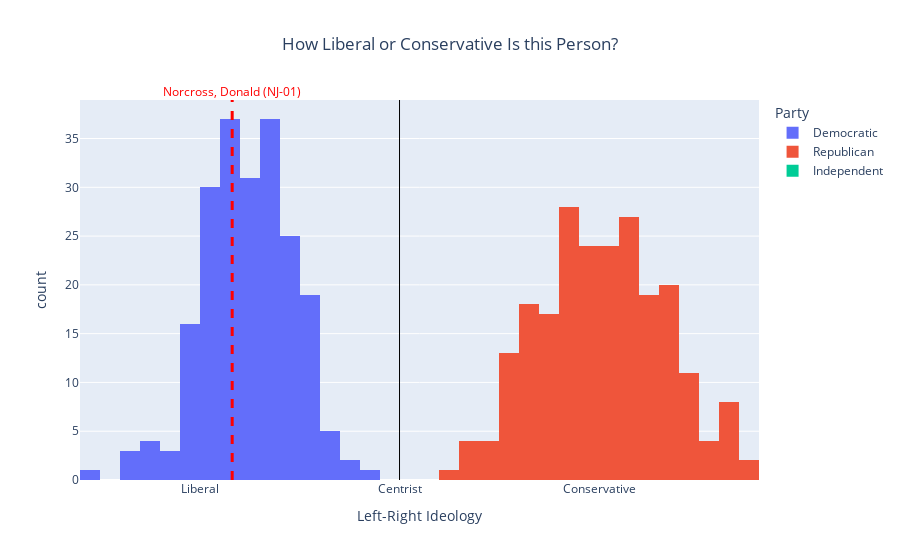

Write notebook code for a chart like this one.
### Code cell
ct.plot_ideology('N000188')

### Figure 1 — Plotly figure (JSON) as saved in the notebook; plotly's stock layout.template omitted (floating-point values rounded to 4 significant figures; data arrays with more than 128 entries replaced by an {"elided": "..."} marker saying what was removed)
{"data": [{"alignmentgroup": "True", "bingroup": "x", "hovertemplate": "partyname=Democratic<br>nominate_dim1=%{x}<br>count=%{y}<extra></extra>", "legendgroup": "Democratic", "marker": {"color": "#636efa", "pattern": {"shape": ""}}, "name": "Democratic", "nbinsx": 60, "offsetgroup": "Democratic", "orientation": "v", "showlegend": true, "type": "histogram", "x": {"elided": "262 float values"}, "xaxis": "x", "yaxis": "y"}, {"alignmentgroup": "True", "bingroup": "x", "hovertemplate": "partyname=Republican<br>nominate_dim1=%{x}<br>count=%{y}<extra></extra>", "legendgroup": "Republican", "marker": {"color": "#EF553B", "pattern": {"shape": ""}}, "name": "Republican", "nbinsx": 60, "offsetgroup": "Republican", "orientation": "v", "showlegend": true, "type": "histogram", "x": {"elided": "273 float values"}, "xaxis": "x", "yaxis": "y"}, {"alignmentgroup": "True", "bingroup": "x", "hovertemplate": "partyname=Independent<br>nominate_dim1=%{x}<br>count=%{y}<extra></extra>", "legendgroup": "Independent", "marker": {"color": "#00cc96", "pattern": {"shape": ""}}, "name": "Independent", "nbinsx": 60, "offsetgroup": "Independent", "orientation": "v", "showlegend": true, "type": "histogram", "x": [null, null, null, null], "xaxis": "x", "yaxis": "y"}], "layout": {"annotations": [{"font": {"color": "red", "size": 12}, "showarrow": false, "text": "Norcross, Donald (NJ-01)", "x": -0.419, "xref": "x", "y": 1.05, "yref": "paper"}], "barmode": "relative", "hovermode": "closest", "legend": {"title": {"text": "Party"}, "tracegroupgap": 0}, "shapes": [{"line": {"color": "black", "width": 1}, "type": "line", "x0": 0, "x1": 0, "xref": "x", "y0": 0, "y1": 1, "yref": "y domain"}, {"line": {"color": "red", "dash": "dash", "width": 3}, "type": "line", "x0": -0.419, "x1": -0.419, "xref": "x", "y0": 0, "y1": 1, "yref": "y domain"}], "title": {"text": "How Liberal or Conservative Is this Person?", "x": 0.5}, "xaxis": {"anchor": "y", "domain": [0, 1], "ticktext": ["Liberal", "Centrist", "Conservative"], "tickvals": [-0.5, 0, 0.5], "title": {"text": "Left-Right Ideology"}}, "yaxis": {"anchor": "x", "domain": [0, 1], "title": {"text": "count"}}}}
